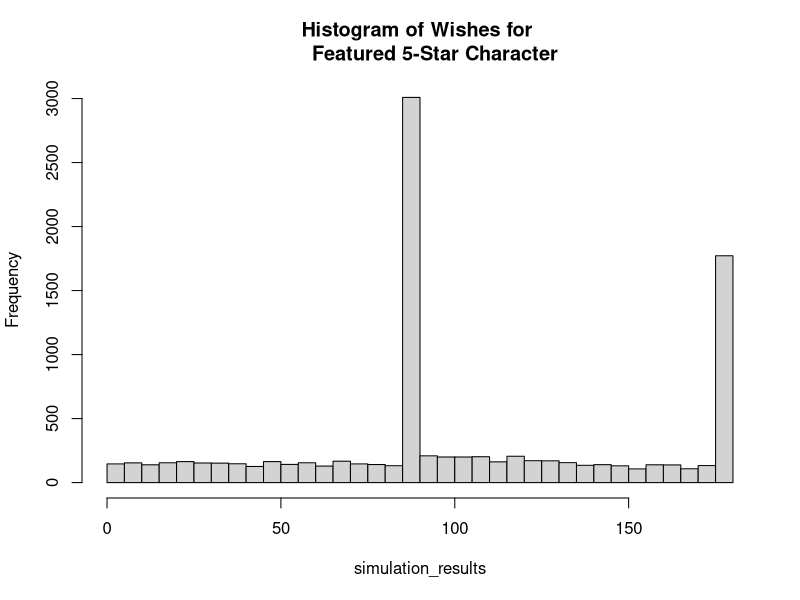
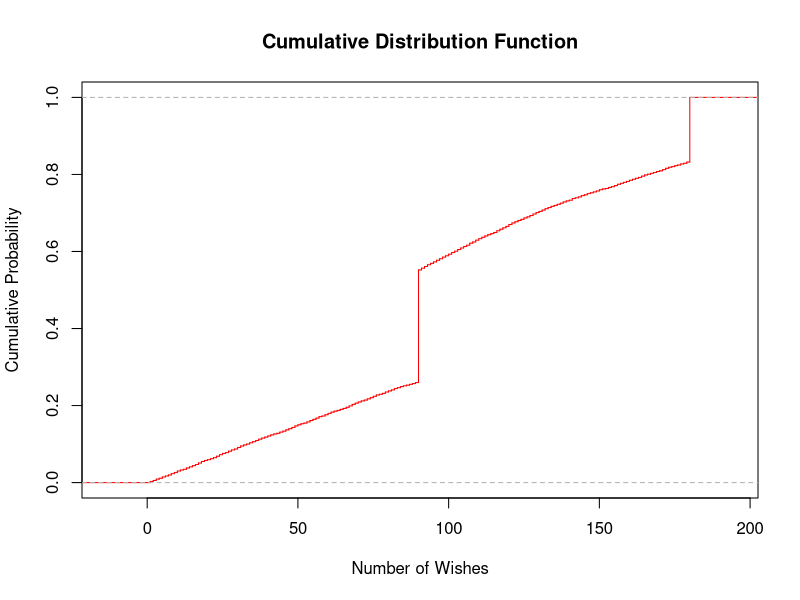

Source code (R) for these figures, in order:
#Function to run simulation
run_simulation <- function() {
  wishes <- 0
  last_five_star <- 0
  is_guaranteed_featured <- FALSE
  
  while(TRUE) {
    wishes <- wishes + 1
    last_five_star <- last_five_star + 1
    
    if (last_five_star >= 90 || runif(1) < 0.006) { 
      if (is_guaranteed_featured || runif(1) < 0.5) {
        #Featured 5-star
        return(wishes)
      } else {
        #Standard Banner 5-star
        is_guaranteed_featured <- TRUE
      }
      last_five_star <- 0 #Reset the pity counter for a 5-star
    }
  }
}

#Running the simulation multiple times
set.seed(111)
num_simulations <- 10000
simulation_results <- replicate(num_simulations, run_simulation())

#Analyzing the results
mean_wishes <- mean(simulation_results)
hist(simulation_results, breaks = 50, main = "Histogram of Wishes for 
     Featured 5-Star Character")

plot(ecdf(simulation_results), main = 'Cumulative Distribution Function', 
     xlab = 'Number of Wishes', ylab = 'Cumulative Probability', 
     verticals = TRUE, do.points = FALSE, col = 'red')



